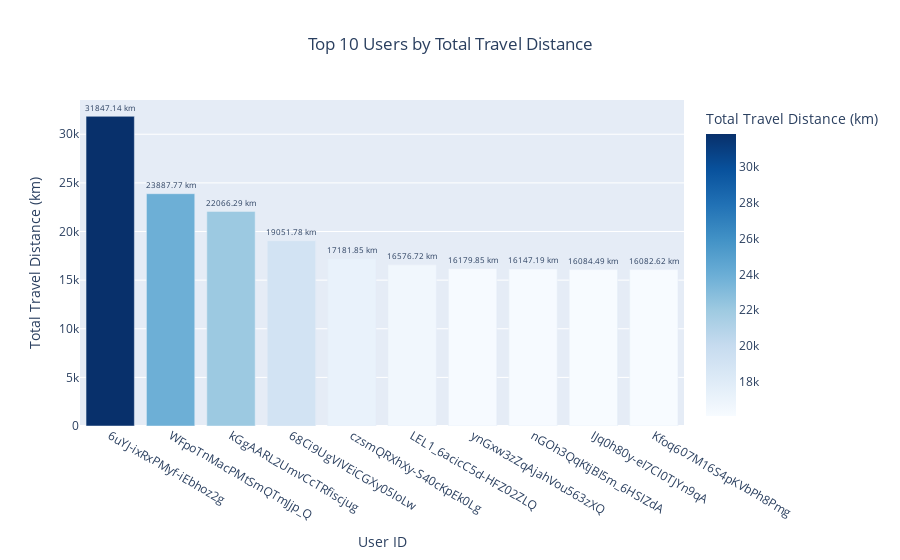

Notebook source saved alongside this figure:
### Markdown cell above
1. **User with highest travel distance :** *6uYJ-ixRxPMyf-iEbhoz2g*
2. **Distance :** *31847.14 km*

### Code cell
# Select the top 10 most traveled users.
top_users = user_travel_distance.nlargest(10).reset_index()
top_users.columns = ['User_ID', 'Total_Travel_Distance']

# Create a bar chart.
fig = px.bar(
    top_users,
    x='User_ID',
    y='Total_Travel_Distance',
    text='Total_Travel_Distance',
    title='Top 10 Users by Total Travel Distance',
    labels={'User_ID': 'User ID', 'Total_Travel_Distance': 'Total Travel Distance (km)'},
    color='Total_Travel_Distance',
    color_continuous_scale='Blues'
)
# Customize the graph.
fig.update_traces(
    texttemplate='%{text:.2f} km',
    textposition='outside'
)
fig.update_layout(
    xaxis=dict(title='User ID'),
    yaxis=dict(title='Total Travel Distance (km)'),
    showlegend=False,
    title_x=0.5
)

# Show the graph.
fig.show()

### Figure 1 — Plotly figure (JSON) as saved in the notebook; plotly's stock layout.template omitted (floating-point values rounded to 4 significant figures)
{"data": [{"alignmentgroup": "True", "hovertemplate": "User ID=%{x}<br>Total Travel Distance (km)=%{marker.color}<extra></extra>", "legendgroup": "", "marker": {"color": [31850.0, 23890.0, 22070.0, 19050.0, 17180.0, 16580.0, 16180.0, 16150.0, 16080.0, 16080.0], "coloraxis": "coloraxis", "pattern": {"shape": ""}}, "name": "", "offsetgroup": "", "orientation": "v", "showlegend": false, "text": [31850.0, 23890.0, 22070.0, 19050.0, 17180.0, 16580.0, 16180.0, 16150.0, 16080.0, 16080.0], "textposition": "outside", "texttemplate": "%{text:.2f} km", "type": "bar", "x": ["6uYJ-ixRxPMyf-iEbhoz2g", "WFpoTnMacPMtSmQTmJjp_Q", "kGgAARL2UmvCcTRfiscjug", "68Ci9UgVIVEiCGXy05loLw", "czsmQRXhXy-S40cKpEk0Lg", "LEL1_6acicC5d-HFZ02ZLQ", "ynGxw3zZqAjahVou563zXQ", "nGOh3QqKtjBI5m_6HSIZdA", "IJq0h80y-eI7CI0TJYn9qA", "Kfoq607M16S4pKVbPh8Pmg"], "xaxis": "x", "y": [31850.0, 23890.0, 22070.0, 19050.0, 17180.0, 16580.0, 16180.0, 16150.0, 16080.0, 16080.0], "yaxis": "y"}], "layout": {"barmode": "relative", "coloraxis": {"colorbar": {"title": {"text": "Total Travel Distance (km)"}}, "colorscale": [[0, "rgb(247,251,255)"], [0.125, "rgb(222,235,247)"], [0.25, "rgb(198,219,239)"], [0.375, "rgb(158,202,225)"], [0.5, "rgb(107,174,214)"], [0.625, "rgb(66,146,198)"], [0.75, "rgb(33,113,181)"], [0.875, "rgb(8,81,156)"], [1, "rgb(8,48,107)"]]}, "legend": {"tracegroupgap": 0}, "showlegend": false, "title": {"text": "Top 10 Users by Total Travel Distance", "x": 0.5}, "xaxis": {"anchor": "y", "domain": [0, 1], "title": {"text": "User ID"}}, "yaxis": {"anchor": "x", "domain": [0, 1], "title": {"text": "Total Travel Distance (km)"}}}}
